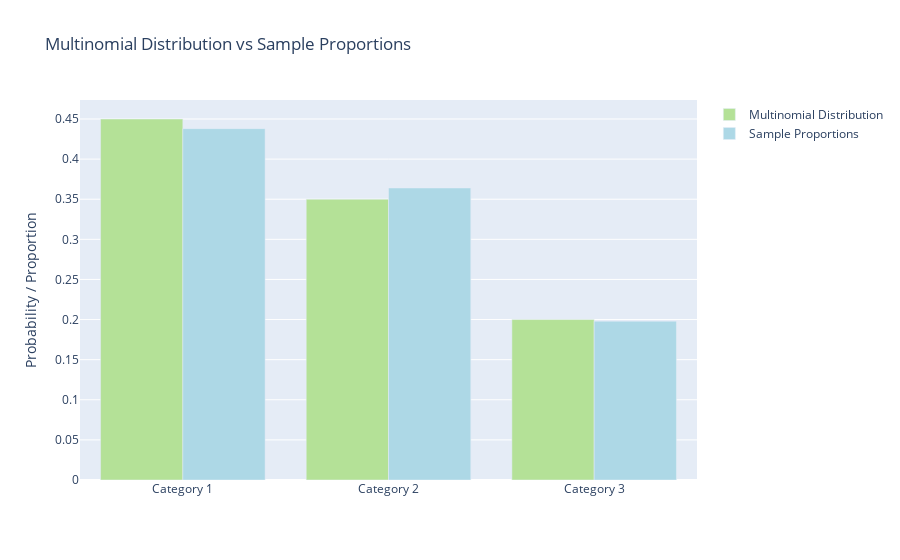
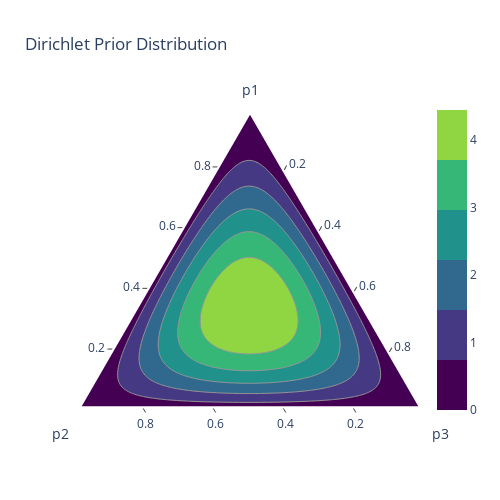
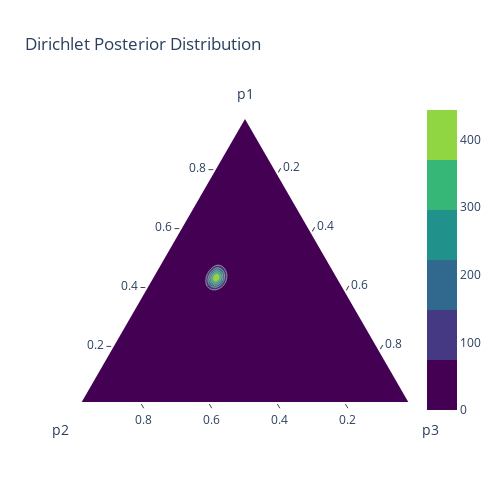

Notebook code for these charts, in order:
### Markdown cell above
### Q3.

### Code cell
import numpy as np
from scipy.stats import dirichlet, multinomial
import plotly.figure_factory as ff
import plotly.graph_objects as go

# Generate a sample from a three-category multinomial distribution
categories = 3
n_trials = 500
probabilities = [0.45, 0.35, 0.20]  # Probabilities for each category
sample = multinomial.rvs(n=n_trials, p=probabilities, size=1)[0]

# Visualize the multinomial distribution and the multinomial sample
fig_multinomial = go.Figure()
fig_multinomial.add_trace(go.Bar(
    x=["Category 1", "Category 2", "Category 3"],
    y=probabilities,
    name="Multinomial Distribution",
    marker=dict(color='#B4E197')
))
fig_multinomial.add_trace(go.Bar(
    x=["Category 1", "Category 2", "Category 3"],
    y=sample / n_trials,
    name="Sample Proportions",
    marker=dict(color='#ADD8E6')
))
fig_multinomial.update_layout(
    title="Multinomial Distribution vs Sample Proportions",
    yaxis_title="Probability / Proportion",
    barmode="group"
)
fig_multinomial.show()


def generate_2d_simplex_grid(resolution=100):
    p1 = np.linspace(0, 1, resolution)
    p2 = np.linspace(0, 1, resolution)
    p1, p2 = np.meshgrid(p1, p2)  # Create a grid
    p3 = 1 - p1 - p2
    mask = (p3 >= 0) & (p3 <= 1)
    p1, p2, p3 = p1[mask], p2[mask], p3[mask]  # Filter valid points
    return np.c_[p1, p2, p3]

def validate_simplex(points, tol=1e-10):
    points = np.maximum(points, 0)  # Set negative values to 0
    points /= points.sum(axis=1, keepdims=True)  # Normalize to sum to 1
    return points

# Generate a grid for the simplex and validate
p = generate_2d_simplex_grid(resolution=100)
p = validate_simplex(p)

# Dirichlet prior and posterior
alpha_prior = np.array([2,2,2])  # Symmetric prior
alpha_posterior = alpha_prior + sample  # Update with multinomial sample

# Compute Dirichlet PDF values for the prior and posterior
prior_densities = dirichlet.pdf(p.T, alpha_prior)
posterior_densities = dirichlet.pdf(p.T, alpha_posterior)

# Visualize Dirichlet prior
fig_prior = ff.create_ternary_contour(
    p.T,
    prior_densities,
    ncontours=5,
    pole_labels=["p1", "p2", "p3"],
    interp_mode="cartesian",
    colorscale='Viridis',
    showscale=True,
)
fig_prior.update_layout(title="Dirichlet Prior Distribution")
fig_prior.show()


# Visualize Dirichlet posterior
fig_posterior = ff.create_ternary_contour(
    p.T,
    posterior_densities,
    pole_labels=["p1", "p2", "p3"],
    interp_mode="cartesian",
    colorscale='Viridis',
    showscale=True,
)
fig_posterior.update_layout(title="Dirichlet Posterior Distribution")
fig_posterior.show()

### Figure 1 — Plotly figure (JSON) as saved in the notebook; plotly's stock layout.template omitted (floating-point values rounded to 4 significant figures)
{"data": [{"marker": {"color": "#B4E197"}, "name": "Multinomial Distribution", "type": "bar", "x": ["Category 1", "Category 2", "Category 3"], "y": [0.45, 0.35, 0.2]}, {"marker": {"color": "#ADD8E6"}, "name": "Sample Proportions", "type": "bar", "x": ["Category 1", "Category 2", "Category 3"], "y": [0.438, 0.364, 0.198]}], "layout": {"barmode": "group", "title": {"text": "Multinomial Distribution vs Sample Proportions"}, "yaxis": {"title": {"text": "Probability / Proportion"}}}}

### Figure 2 — Plotly figure (JSON) as saved in the notebook; plotly's stock layout.template omitted (floating-point values rounded to 4 significant figures; data arrays with more than 128 entries replaced by an {"elided": "..."} marker saying what was removed)
{"data": [{"a": [1, 0, 0], "b": [0, 1, 0], "c": [0, 0, 1], "fill": "toself", "fillcolor": "rgb(68, 1, 84)", "hoverinfo": "skip", "line": {"color": "rgb(150, 150, 150)", "shape": "spline", "width": 1}, "mode": "lines", "name": "0.000", "showlegend": true, "type": "scatterternary"}, {"a": {"elided": "619 float values"}, "b": {"elided": "619 float values"}, "c": {"elided": "619 float values"}, "fill": "toself", "fillcolor": "rgb(67.71875, 57.46875, 130.21875)", "hoverinfo": "skip", "line": {"color": "rgb(150, 150, 150)", "shape": "spline", "width": 1}, "mode": "lines", "name": "0.741", "showlegend": true, "type": "scatterternary"}, {"a": {"elided": "525 float values"}, "b": {"elided": "525 float values"}, "c": {"elided": "525 float values"}, "fill": "toself", "fillcolor": "rgb(48.8125, 103.6875, 141.3125)", "hoverinfo": "skip", "line": {"color": "rgb(150, 150, 150)", "shape": "spline", "width": 1}, "mode": "lines", "name": "1.481", "showlegend": true, "type": "scatterternary"}, {"a": {"elided": "439 float values"}, "b": {"elided": "439 float values"}, "c": {"elided": "439 float values"}, "fill": "toself", "fillcolor": "rgb(33.15625, 144.53125, 140.0625)", "hoverinfo": "skip", "line": {"color": "rgb(150, 150, 150)", "shape": "spline", "width": 1}, "mode": "lines", "name": "2.222", "showlegend": true, "type": "scatterternary"}, {"a": {"elided": "347 float values"}, "b": {"elided": "347 float values"}, "c": {"elided": "347 float values"}, "fill": "toself", "fillcolor": "rgb(54.374999999999986, 182.75, 119.875)", "hoverinfo": "skip", "line": {"color": "rgb(150, 150, 150)", "shape": "spline", "width": 1}, "mode": "lines", "name": "2.963", "showlegend": true, "type": "scatterternary"}, {"a": {"elided": "239 float values"}, "b": {"elided": "239 float values"}, "c": {"elided": "239 float values"}, "fill": "toself", "fillcolor": "rgb(143.53124999999997, 214.25, 67.40625000000003)", "hoverinfo": "skip", "line": {"color": "rgb(150, 150, 150)", "shape": "spline", "width": 1}, "mode": "lines", "name": "3.704", "showlegend": true, "type": "scatterternary"}, {"a": {"elided": "4966 float values"}, "b": {"elided": "4966 float values"}, "c": {"elided": "4966 float values"}, "hovertemplate": "p1: %{a:.3f}<br>p2: %{b:.3f}<br>p3: %{c:.3f}<br>z: %{marker.color:.3f}<extra></extra>", "marker": {"color": {"elided": "4966 float values"}, "colorscale": [[0, "#440154"], [0.1111, "#482878"], [0.2222, "#3e4989"], [0.3333, "#31688e"], [0.4444, "#26828e"], [0.5556, "#1f9e89"], [0.6667, "#35b779"], [0.7778, "#6ece58"], [0.8889, "#b5de2b"], [1, "#fde725"]], "line": {"color": "rgb(120, 120, 120)", "width": 1}}, "mode": "markers", "opacity": 0, "type": "scatterternary"}, {"a": [null], "b": [null], "c": [null], "marker": {"cmax": 4.444, "cmin": 0, "colorscale": [[0, "rgb(68, 1, 84)"], [0.1667, "rgb(68, 1, 84)"], [0.1667, "rgb(67.71875, 57.46875, 130.21875)"], [0.3333, "rgb(67.71875, 57.46875, 130.21875)"], [0.3333, "rgb(48.8125, 103.6875, 141.3125)"], [0.5, "rgb(48.8125, 103.6875, 141.3125)"], [0.5, "rgb(33.15625, 144.53125, 140.0625)"], [0.6667, "rgb(33.15625, 144.53125, 140.0625)"], [0.6667, "rgb(54.374999999999986, 182.75, 119.875)"], [0.8333, "rgb(54.374999999999986, 182.75, 119.875)"], [0.8333, "rgb(143.53124999999997, 214.25, 67.40625000000003)"], [1, "rgb(143.53124999999997, 214.25, 67.40625000000003)"], [1, "rgb(143.53124999999997, 214.25, 67.40625000000003)"]], "showscale": true}, "mode": "markers", "type": "scatterternary"}], "layout": {"height": 500, "showlegend": false, "ternary": {"aaxis": {"linewidth": 2, "min": 0.01, "ticks": "outside", "title": {"text": "p1"}}, "baxis": {"linewidth": 2, "min": 0.01, "ticks": "outside", "title": {"text": "p2"}}, "caxis": {"linewidth": 2, "min": 0.01, "ticks": "outside", "title": {"text": "p3"}}, "sum": 1}, "title": {"text": "Dirichlet Prior Distribution"}, "width": 500}}

### Figure 3 — Plotly figure (JSON) as saved in the notebook; plotly's stock layout.template omitted (floating-point values rounded to 4 significant figures; data arrays with more than 128 entries replaced by an {"elided": "..."} marker saying what was removed)
{"data": [{"a": [1, 0, 0], "b": [0, 1, 0], "c": [0, 0, 1], "fill": "toself", "fillcolor": "rgb(68, 1, 84)", "hoverinfo": "skip", "line": {"color": "rgb(150, 150, 150)", "shape": "spline", "width": 1}, "mode": "lines", "name": "0.000", "showlegend": true, "type": "scatterternary"}, {"a": [0.4753, 0.4771, 0.4774, 0.4763, 0.475, 0.474, 0.4702, 0.47, 0.4651, 0.465, 0.46, 0.4583, 0.455, 0.45, 0.4486, 0.445, 0.44, 0.435, 0.43, 0.4283, 0.425, 0.42, 0.4195, 0.415, 0.41, 0.405, 0.404, 0.4, 0.3985, 0.3955, 0.395, 0.3939, 0.3935, 0.3942, 0.395, 0.3957, 0.3981, 0.4, 0.4018, 0.405, 0.4068, 0.41, 0.4142, 0.415, 0.42, 0.425, 0.4275, 0.43, 0.435, 0.44, 0.445, 0.45, 0.453, 0.455, 0.46, 0.465, 0.4655, 0.47, 0.4718, 0.475, 0.4753], "b": [0.3324, 0.3364, 0.3413, 0.3468, 0.3502, 0.353, 0.3599, 0.3602, 0.3674, 0.3676, 0.374, 0.3758, 0.3796, 0.3845, 0.3857, 0.3891, 0.3932, 0.3968, 0.3999, 0.4008, 0.4028, 0.4051, 0.4053, 0.407, 0.4081, 0.4082, 0.408, 0.4067, 0.4058, 0.4022, 0.4008, 0.398, 0.3932, 0.3879, 0.3851, 0.3821, 0.3759, 0.3724, 0.3691, 0.3641, 0.3616, 0.3575, 0.3529, 0.352, 0.3471, 0.343, 0.3413, 0.3393, 0.336, 0.3332, 0.331, 0.3292, 0.3285, 0.3279, 0.327, 0.3272, 0.3273, 0.3283, 0.3291, 0.3321, 0.3324], "c": [0.1924, 0.1864, 0.1813, 0.1768, 0.1748, 0.173, 0.1699, 0.1698, 0.1674, 0.1674, 0.166, 0.1658, 0.1654, 0.1655, 0.1657, 0.1659, 0.1668, 0.1682, 0.1701, 0.1708, 0.1722, 0.1749, 0.1753, 0.178, 0.1819, 0.1868, 0.188, 0.1933, 0.1958, 0.2022, 0.2042, 0.208, 0.2132, 0.2179, 0.2199, 0.2221, 0.2259, 0.2276, 0.2291, 0.2309, 0.2316, 0.2325, 0.2329, 0.233, 0.2329, 0.232, 0.2313, 0.2307, 0.229, 0.2268, 0.224, 0.2208, 0.2185, 0.2171, 0.213, 0.2078, 0.2073, 0.2017, 0.1991, 0.1929, 0.1924], "fill": "toself", "fillcolor": "rgb(67.71875, 57.46875, 130.21875)", "hoverinfo": "skip", "line": {"color": "rgb(150, 150, 150)", "shape": "spline", "width": 1}, "mode": "lines", "name": "73.987", "showlegend": true, "type": "scatterternary"}, {"a": [0.4675, 0.4683, 0.4675, 0.465, 0.4649, 0.4608, 0.46, 0.455, 0.4546, 0.45, 0.4451, 0.445, 0.44, 0.435, 0.43, 0.425, 0.42, 0.415, 0.4117, 0.41, 0.4059, 0.405, 0.4033, 0.4024, 0.4029, 0.4046, 0.405, 0.4076, 0.41, 0.4123, 0.415, 0.4197, 0.42, 0.425, 0.43, 0.435, 0.44, 0.445, 0.45, 0.455, 0.4587, 0.46, 0.4646, 0.465, 0.4675], "b": [0.3412, 0.3458, 0.3513, 0.3574, 0.3575, 0.3646, 0.3658, 0.3722, 0.3727, 0.3779, 0.3825, 0.3825, 0.3869, 0.3906, 0.3937, 0.3963, 0.3982, 0.3992, 0.3992, 0.3989, 0.397, 0.3958, 0.3934, 0.3888, 0.3836, 0.3777, 0.3769, 0.3712, 0.3673, 0.3639, 0.3603, 0.3551, 0.3548, 0.3501, 0.3462, 0.3429, 0.3402, 0.338, 0.3363, 0.3355, 0.3356, 0.3358, 0.3377, 0.3381, 0.3412], "c": [0.1912, 0.1858, 0.1813, 0.1776, 0.1775, 0.1746, 0.1742, 0.1728, 0.1727, 0.1721, 0.1725, 0.1725, 0.1731, 0.1744, 0.1763, 0.1787, 0.1818, 0.1858, 0.1892, 0.1911, 0.197, 0.1992, 0.2034, 0.2088, 0.2136, 0.2177, 0.2181, 0.2212, 0.2227, 0.2239, 0.2247, 0.2251, 0.2252, 0.2249, 0.2238, 0.2221, 0.2198, 0.217, 0.2137, 0.2095, 0.2056, 0.2042, 0.1977, 0.1969, 0.1912], "fill": "toself", "fillcolor": "rgb(48.8125, 103.6875, 141.3125)", "hoverinfo": "skip", "line": {"color": "rgb(150, 150, 150)", "shape": "spline", "width": 1}, "mode": "lines", "name": "147.975", "showlegend": true, "type": "scatterternary"}, {"a": [0.4601, 0.4616, 0.4608, 0.46, 0.4582, 0.455, 0.4535, 0.45, 0.4455, 0.445, 0.44, 0.435, 0.43, 0.425, 0.42, 0.4151, 0.415, 0.4107, 0.41, 0.4091, 0.4094, 0.41, 0.4113, 0.4149, 0.415, 0.42, 0.4213, 0.425, 0.43, 0.435, 0.44, 0.445, 0.45, 0.455, 0.4557, 0.46, 0.4601], "b": [0.345, 0.3492, 0.3546, 0.3566, 0.3609, 0.366, 0.3683, 0.3725, 0.3773, 0.3777, 0.3822, 0.3859, 0.3889, 0.3911, 0.3925, 0.3924, 0.3924, 0.3897, 0.388, 0.3854, 0.3803, 0.3784, 0.3744, 0.3675, 0.3674, 0.3608, 0.3593, 0.3555, 0.3513, 0.3479, 0.3451, 0.3431, 0.342, 0.342, 0.3422, 0.3449, 0.345], "c": [0.195, 0.1892, 0.1846, 0.1834, 0.1809, 0.179, 0.1783, 0.1775, 0.1773, 0.1773, 0.1778, 0.1791, 0.1811, 0.1839, 0.1875, 0.1924, 0.1926, 0.1997, 0.202, 0.2054, 0.2103, 0.2116, 0.2144, 0.2175, 0.2176, 0.2192, 0.2193, 0.2195, 0.2187, 0.2171, 0.2149, 0.2119, 0.208, 0.203, 0.2022, 0.1951, 0.195], "fill": "toself", "fillcolor": "rgb(33.15625, 144.53125, 140.0625)", "hoverinfo": "skip", "line": {"color": "rgb(150, 150, 150)", "shape": "spline", "width": 1}, "mode": "lines", "name": "221.962", "showlegend": true, "type": "scatterternary"}, {"a": [0.4554, 0.455, 0.455, 0.452, 0.45, 0.446, 0.445, 0.44, 0.435, 0.43, 0.425, 0.42, 0.4182, 0.4153, 0.4153, 0.4175, 0.42, 0.4222, 0.425, 0.43, 0.4341, 0.435, 0.44, 0.4422, 0.445, 0.45, 0.4527, 0.455, 0.4554], "b": [0.3523, 0.357, 0.3575, 0.364, 0.3669, 0.372, 0.3731, 0.3778, 0.3815, 0.3844, 0.3862, 0.3865, 0.3859, 0.3823, 0.3773, 0.3713, 0.367, 0.3639, 0.3607, 0.3559, 0.353, 0.3523, 0.3497, 0.3489, 0.348, 0.3478, 0.3486, 0.3516, 0.3523], "c": [0.1923, 0.188, 0.1875, 0.184, 0.1831, 0.182, 0.1819, 0.1822, 0.1835, 0.1856, 0.1888, 0.1935, 0.1959, 0.2023, 0.2073, 0.2113, 0.213, 0.2139, 0.2143, 0.2141, 0.213, 0.2127, 0.2103, 0.2089, 0.207, 0.2022, 0.1986, 0.1934, 0.1923], "fill": "toself", "fillcolor": "rgb(54.374999999999986, 182.75, 119.875)", "hoverinfo": "skip", "line": {"color": "rgb(150, 150, 150)", "shape": "spline", "width": 1}, "mode": "lines", "name": "295.949", "showlegend": true, "type": "scatterternary"}, {"a": [0.4484, 0.4486, 0.4452, 0.445, 0.44, 0.435, 0.43, 0.425, 0.4223, 0.4216, 0.4242, 0.425, 0.43, 0.4332, 0.435, 0.44, 0.442, 0.445, 0.4484], "b": [0.3558, 0.3607, 0.3674, 0.3676, 0.3729, 0.377, 0.3797, 0.3801, 0.3788, 0.3742, 0.3679, 0.3668, 0.361, 0.3584, 0.3571, 0.3545, 0.354, 0.3539, 0.3558], "c": [0.1958, 0.1907, 0.1874, 0.1874, 0.1871, 0.188, 0.1903, 0.1949, 0.1988, 0.2042, 0.2079, 0.2082, 0.209, 0.2084, 0.2079, 0.2055, 0.204, 0.2011, 0.1958], "fill": "toself", "fillcolor": "rgb(143.53124999999997, 214.25, 67.40625000000003)", "hoverinfo": "skip", "line": {"color": "rgb(150, 150, 150)", "shape": "spline", "width": 1}, "mode": "lines", "name": "369.937", "showlegend": true, "type": "scatterternary"}, {"a": {"elided": "4966 float values"}, "b": {"elided": "4966 float values"}, "c": {"elided": "4966 float values"}, "hovertemplate": "p1: %{a:.3f}<br>p2: %{b:.3f}<br>p3: %{c:.3f}<br>z: %{marker.color:.3f}<extra></extra>", "marker": {"color": {"elided": "4966 float values"}, "colorscale": [[0, "#440154"], [0.1111, "#482878"], [0.2222, "#3e4989"], [0.3333, "#31688e"], [0.4444, "#26828e"], [0.5556, "#1f9e89"], [0.6667, "#35b779"], [0.7778, "#6ece58"], [0.8889, "#b5de2b"], [1, "#fde725"]], "line": {"color": "rgb(120, 120, 120)", "width": 1}}, "mode": "markers", "opacity": 0, "type": "scatterternary"}, {"a": [null], "b": [null], "c": [null], "marker": {"cmax": 443.9, "cmin": 0, "colorscale": [[0, "rgb(68, 1, 84)"], [0.1667, "rgb(68, 1, 84)"], [0.1667, "rgb(67.71875, 57.46875, 130.21875)"], [0.3333, "rgb(67.71875, 57.46875, 130.21875)"], [0.3333, "rgb(48.8125, 103.6875, 141.3125)"], [0.5, "rgb(48.8125, 103.6875, 141.3125)"], [0.5, "rgb(33.15625, 144.53125, 140.0625)"], [0.6667, "rgb(33.15625, 144.53125, 140.0625)"], [0.6667, "rgb(54.374999999999986, 182.75, 119.875)"], [0.8333, "rgb(54.374999999999986, 182.75, 119.875)"], [0.8333, "rgb(143.53124999999997, 214.25, 67.40625000000003)"], [1, "rgb(143.53124999999997, 214.25, 67.40625000000003)"], [1, "rgb(143.53124999999997, 214.25, 67.40625000000003)"]], "showscale": true}, "mode": "markers", "type": "scatterternary"}], "layout": {"height": 500, "showlegend": false, "ternary": {"aaxis": {"linewidth": 2, "min": 0.01, "ticks": "outside", "title": {"text": "p1"}}, "baxis": {"linewidth": 2, "min": 0.01, "ticks": "outside", "title": {"text": "p2"}}, "caxis": {"linewidth": 2, "min": 0.01, "ticks": "outside", "title": {"text": "p3"}}, "sum": 1}, "title": {"text": "Dirichlet Posterior Distribution"}, "width": 500}}
